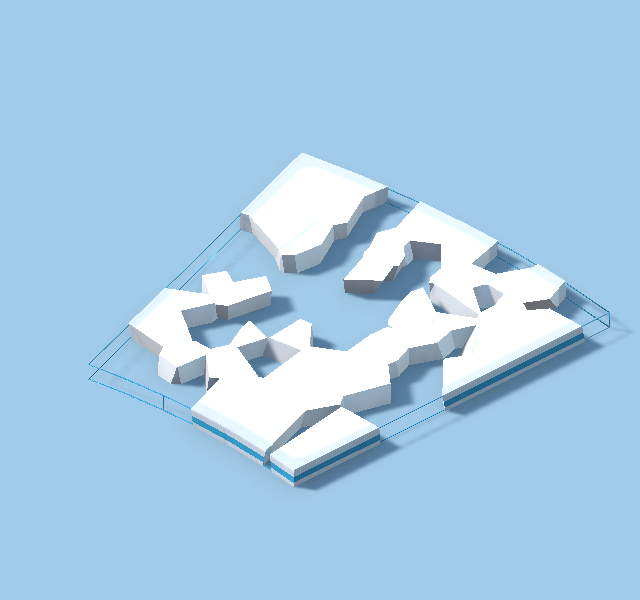
#> input picture Documentation/FrutigerAero/Buildings/Previews/Floor_Tile-Stage-05.png, 640 x 600 px, given in place of Floor_Tile-Stage-00.png, which was not available
$ python assemble_deck_construction.py
#> lines starting #> are read from the running program, lines starting #| are printed output that depends on the picture; pictures that were not available may be replaced by others from this repository, and a replacement may not be noted
"""Assemble floor/step stage sheets and incoming-piece animations from Unity renders."""
from pathlib import Path
from PIL import Image, ImageDraw, ImageFont

root=Path(__file__).resolve().parents[2]
folder=root/'Documentation/FrutigerAero/Buildings/Previews'
font=ImageFont.truetype('C:/Windows/Fonts/arial.ttf',26)
paths_by_kind={}
for kind in ('Floor_Tile','Step_Tile'):
    stages=[]
    sheet=Image.new('RGB',(2560,1950),(143,191,219))
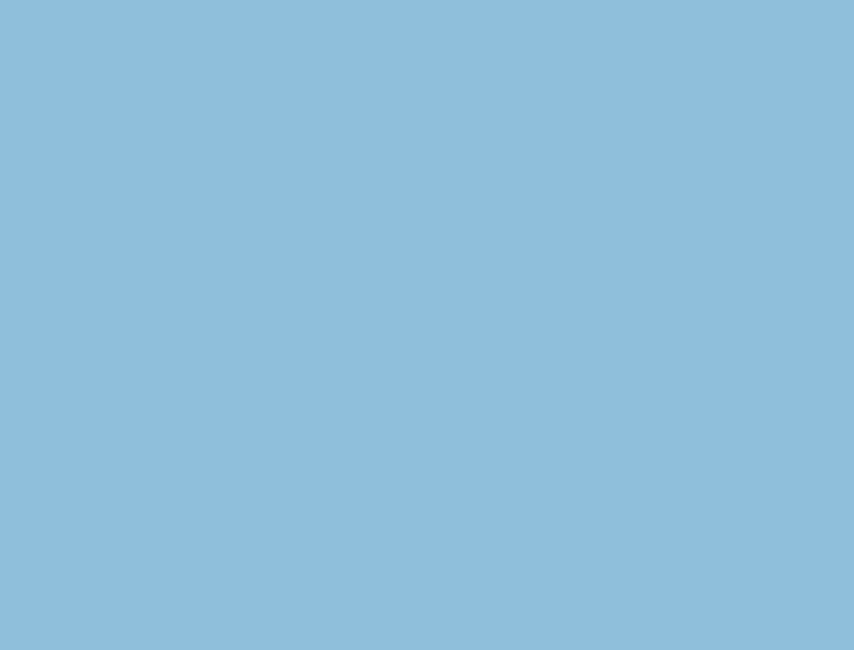
#> sheet: PIL image 2560x1950 RGB (shown at 1/3 size); mean R, G, B 143, 191, 219
    for i in range(11):
        with Image.open(folder/f'{kind}-Stage-{i:02}.png') as source: stage=source.convert('RGB')
#> source is the input picture: PIL image 640x600 RGB; mean R, G, B 168, 204.1, 230.8
        stages.append(stage)
        tile=Image.new('RGB',(640,650),(143,191,219)); tile.paste(stage,(0,0))
#> after `tile = Image.new('RGB', (640, 650), (143, 191, 219))`:
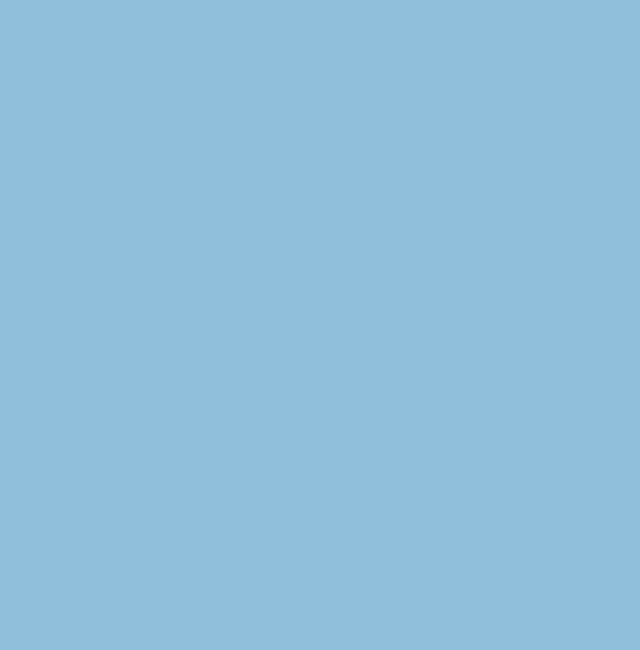
#> tile: PIL image 640x650 RGB; mean R, G, B 143, 191, 219
#> after `tile.paste(stage, (0, 0))`:
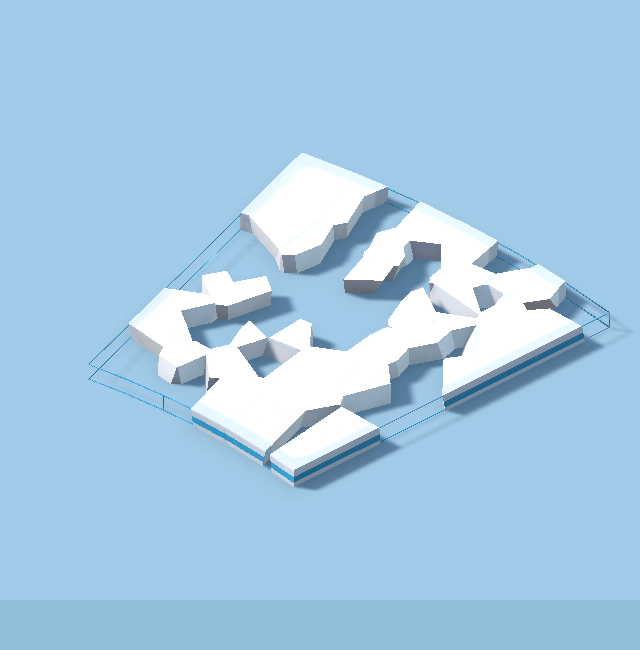
#> tile: PIL image 640x650 RGB; mean R, G, B 166, 203.1, 229.9
        label='Blueprint' if i==0 else 'Complete' if i==10 else f'Random fill {i*10}%'
        ImageDraw.Draw(tile).text((320,612),f'{i:02}  {label}',fill=(20,65,90),font=font,anchor='mm')
        sheet.paste(tile,((i%4)*640,(i//4)*650))
#> (the run stopped early here; a loop or call above may not have finished)
